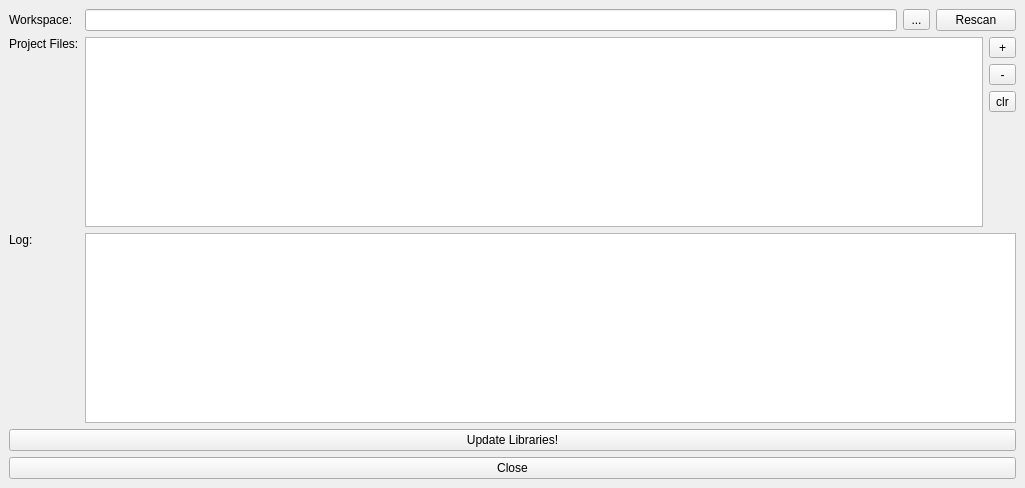
<?xml version="1.0" encoding="UTF-8"?>
<ui version="4.0">
 <class>MainWindow</class>
 <widget class="QMainWindow" name="MainWindow">
  <property name="geometry">
   <rect>
    <x>0</x>
    <y>0</y>
    <width>1025</width>
    <height>488</height>
   </rect>
  </property>
  <property name="windowTitle">
   <string>LibrePCB ProjectLibraryUpdater</string>
  </property>
  <widget class="QWidget" name="centralwidget">
   <layout class="QGridLayout" name="gridLayout">
    <item row="6" column="0" colspan="3">
     <widget class="QPushButton" name="pushButton_2">
      <property name="text">
       <string>Update Libraries!</string>
      </property>
     </widget>
    </item>
    <item row="2" column="0">
     <widget class="QLabel" name="label_2">
      <property name="text">
       <string>Workspace:</string>
      </property>
     </widget>
    </item>
    <item row="7" column="0" colspan="3">
     <widget class="QPushButton" name="pushButton">
      <property name="text">
       <string>Close</string>
      </property>
     </widget>
    </item>
    <item row="4" column="0">
     <widget class="QLabel" name="label">
      <property name="text">
       <string>Project Files:</string>
      </property>
      <property name="alignment">
       <set>Qt::AlignLeading|Qt::AlignLeft|Qt::AlignTop</set>
      </property>
     </widget>
    </item>
    <item row="5" column="0">
     <widget class="QLabel" name="label_3">
      <property name="text">
       <string>Log:</string>
      </property>
      <property name="alignment">
       <set>Qt::AlignLeading|Qt::AlignLeft|Qt::AlignTop</set>
      </property>
     </widget>
    </item>
    <item row="4" column="1">
     <widget class="QListWidget" name="projectfiles">
      <property name="selectionMode">
       <enum>QAbstractItemView::ExtendedSelection</enum>
      </property>
     </widget>
    </item>
    <item row="5" column="1" colspan="2">
     <widget class="QListWidget" name="log"/>
    </item>
    <item row="4" column="2">
     <layout class="QVBoxLayout" name="verticalLayout">
      <item>
       <widget class="QToolButton" name="addProjectBtn">
        <property name="sizePolicy">
         <sizepolicy hsizetype="Minimum" vsizetype="Fixed">
          <horstretch>0</horstretch>
          <verstretch>0</verstretch>
         </sizepolicy>
        </property>
        <property name="text">
         <string>+</string>
        </property>
       </widget>
      </item>
      <item>
       <widget class="QToolButton" name="removeProjectBtn">
        <property name="sizePolicy">
         <sizepolicy hsizetype="Minimum" vsizetype="Fixed">
          <horstretch>0</horstretch>
          <verstretch>0</verstretch>
         </sizepolicy>
        </property>
        <property name="text">
         <string>-</string>
        </property>
       </widget>
      </item>
      <item>
       <widget class="QToolButton" name="clrProjectBtn">
        <property name="sizePolicy">
         <sizepolicy hsizetype="Minimum" vsizetype="Fixed">
          <horstretch>0</horstretch>
          <verstretch>0</verstretch>
         </sizepolicy>
        </property>
        <property name="text">
         <string>clr</string>
        </property>
       </widget>
      </item>
      <item>
       <spacer name="verticalSpacer">
        <property name="orientation">
         <enum>Qt::Vertical</enum>
        </property>
        <property name="sizeHint" stdset="0">
         <size>
          <width>20</width>
          <height>40</height>
         </size>
        </property>
       </spacer>
      </item>
     </layout>
    </item>
    <item row="2" column="1" colspan="2">
     <layout class="QHBoxLayout" name="horizontalLayout_2">
      <item>
       <widget class="QLineEdit" name="workspacepath"/>
      </item>
      <item>
       <widget class="QToolButton" name="libBtn">
        <property name="sizePolicy">
         <sizepolicy hsizetype="Minimum" vsizetype="Fixed">
          <horstretch>0</horstretch>
          <verstretch>0</verstretch>
         </sizepolicy>
        </property>
        <property name="minimumSize">
         <size>
          <width>27</width>
          <height>0</height>
         </size>
        </property>
        <property name="text">
         <string>...</string>
        </property>
       </widget>
      </item>
      <item>
       <widget class="QPushButton" name="rescanlib">
        <property name="text">
         <string>Rescan</string>
        </property>
       </widget>
      </item>
     </layout>
    </item>
   </layout>
  </widget>
 </widget>
 <resources/>
 <connections>
  <connection>
   <sender>pushButton</sender>
   <signal>clicked()</signal>
   <receiver>MainWindow</receiver>
   <slot>close()</slot>
   <hints>
    <hint type="sourcelabel">
     <x>307</x>
     <y>128</y>
    </hint>
    <hint type="destinationlabel">
     <x>605</x>
     <y>146</y>
    </hint>
   </hints>
  </connection>
 </connections>
</ui>
